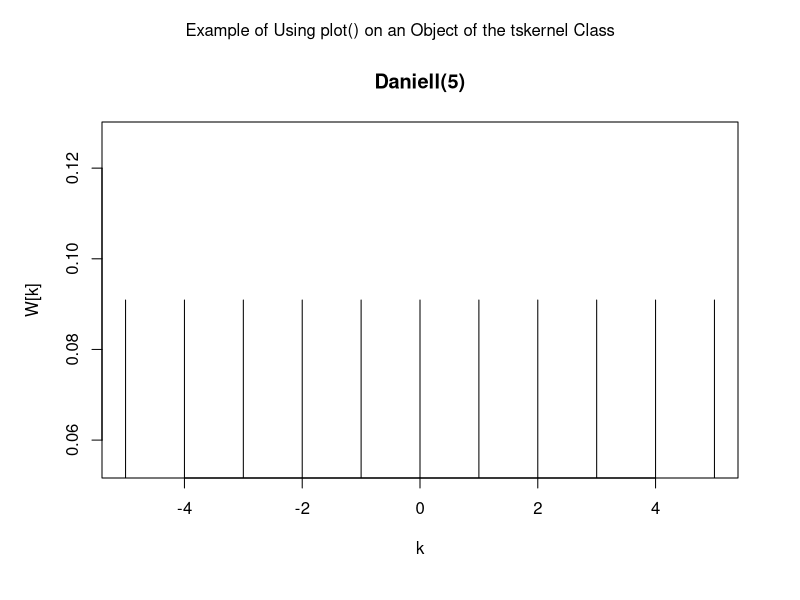

The R script that drew this image:
par( oma=c( 1, 1, 2, 1 ) )

exa=kernel( 
  "daniell", 
  m=5, 
  name="exa" 
)

plot( 
  exa 
)
mtext( 
  "Example of Using plot() on an Object of the tskernel Class",
  outer=TRUE 
)

par( oma=c( 0, 0, 0, 0 ) )
